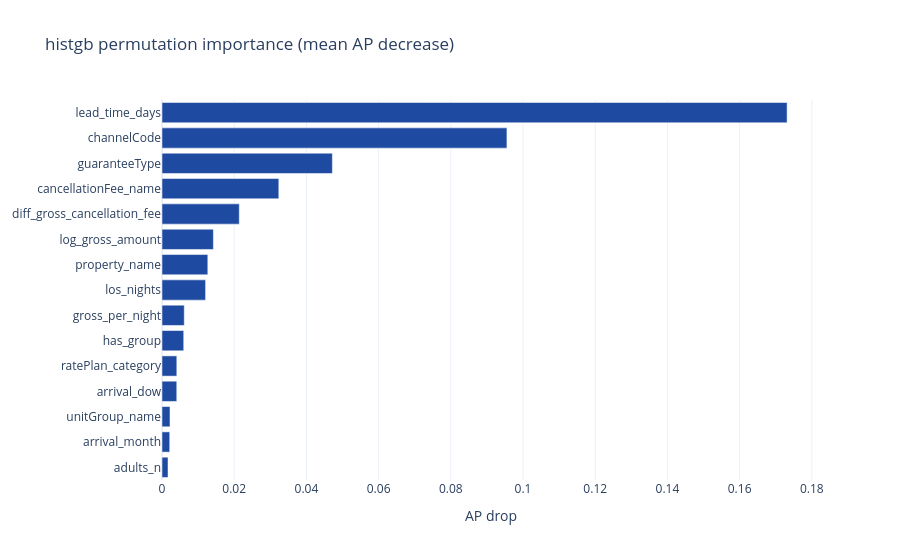
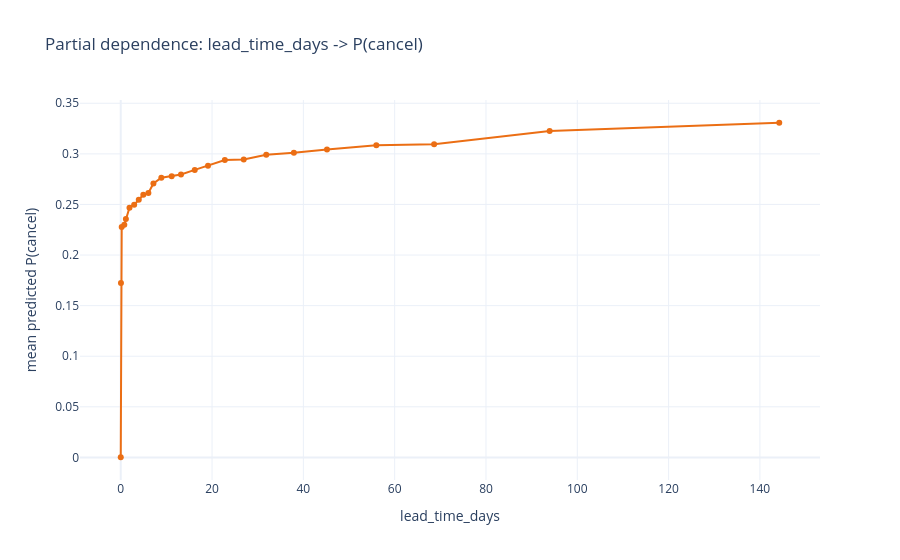

Source (notebook cell) for these figures, in order:
### Markdown cell above
## 5 - Explainability (XAI)

Model-agnostic **permutation importance** (AP drop) on the deployed calibrated
pipeline, plus a partial-dependence curve for the strongest numeric driver.

### Code cell
model = sc.load_model(MODEL)
df = WF.add_outcome_known_date(clean)
X = df[NUM + CAT]; y = pd.to_numeric(df["status"], errors="coerce").astype(int)
samp = X.sample(n=min(5000, len(X)), random_state=RANDOM_STATE)
pi = permutation_importance(model, samp, y.loc[samp.index],
                            scoring="average_precision", n_repeats=5, random_state=RANDOM_STATE)
imp = (pd.DataFrame({"feature": NUM + CAT, "importance": pi.importances_mean})
         .sort_values("importance", ascending=False))
top = imp.head(15)
fig = go.Figure(go.Bar(x=top["importance"][::-1], y=top["feature"][::-1],
                       orientation="h", marker_color=BRAND["blue"]))
fig.update_layout(title=f"{MODEL} permutation importance (mean AP decrease)", xaxis_title="AP drop")
fig.show()

# Partial dependence for the strongest NUMERIC feature.
top_num = next((f for f in imp["feature"] if f in NUM), NUM[0])
qs = np.quantile(pd.to_numeric(samp[top_num], errors="coerce").dropna(), np.linspace(0.02, 0.98, 25))
base = samp.copy(); pdp = []
for v in qs:
    b = base.copy(); b[top_num] = v
    pdp.append(float(model.predict_proba(b)[:, 1].mean()))
fig = go.Figure(go.Scatter(x=qs, y=pdp, mode="lines+markers", line=dict(color=BRAND["orange"])))
fig.update_layout(title=f"Partial dependence: {top_num} -> P(cancel)",
                  xaxis_title=top_num, yaxis_title="mean predicted P(cancel)")
fig.show()

### Figure 1 — Plotly figure (JSON) as saved in the notebook; plotly's stock layout.template omitted (floating-point values rounded to 4 significant figures)
{"data": [{"marker": {"color": "#1E4BA1"}, "orientation": "h", "type": "bar", "x": [0.001662, 0.002139, 0.002216, 0.004091, 0.004101, 0.006017, 0.006166, 0.01207, 0.01269, 0.01423, 0.0214, 0.03236, 0.04719, 0.09554, 0.1731], "y": ["adults_n", "arrival_month", "unitGroup_name", "arrival_dow", "ratePlan_category", "has_group", "gross_per_night", "los_nights", "property_name", "log_gross_amount", "diff_gross_cancellation_fee", "cancellationFee_name", "guaranteeType", "channelCode", "lead_time_days"]}], "layout": {"title": {"text": "histgb permutation importance (mean AP decrease)"}, "xaxis": {"title": {"text": "AP drop"}}}}

### Figure 2 — Plotly figure (JSON) as saved in the notebook; plotly's stock layout.template omitted (floating-point values rounded to 4 significant figures)
{"data": [{"line": {"color": "#EB6E14"}, "mode": "lines+markers", "type": "scatter", "x": [0.0, 0.04538, 0.2083, 0.7806, 1.123, 1.914, 2.94, 3.949, 4.941, 6.052, 7.155, 8.891, 11.15, 13.2, 16.21, 19.11, 22.8, 26.94, 31.87, 37.92, 45.17, 55.98, 68.63, 93.94, 144.2], "y": [0.000149, 0.1724, 0.2277, 0.2299, 0.2355, 0.2468, 0.2498, 0.2545, 0.2595, 0.2613, 0.2708, 0.2765, 0.2778, 0.2797, 0.2842, 0.2882, 0.2939, 0.2944, 0.2991, 0.301, 0.3044, 0.3086, 0.3094, 0.3227, 0.3308]}], "layout": {"title": {"text": "Partial dependence: lead_time_days -> P(cancel)"}, "xaxis": {"title": {"text": "lead_time_days"}}, "yaxis": {"title": {"text": "mean predicted P(cancel)"}}}}
